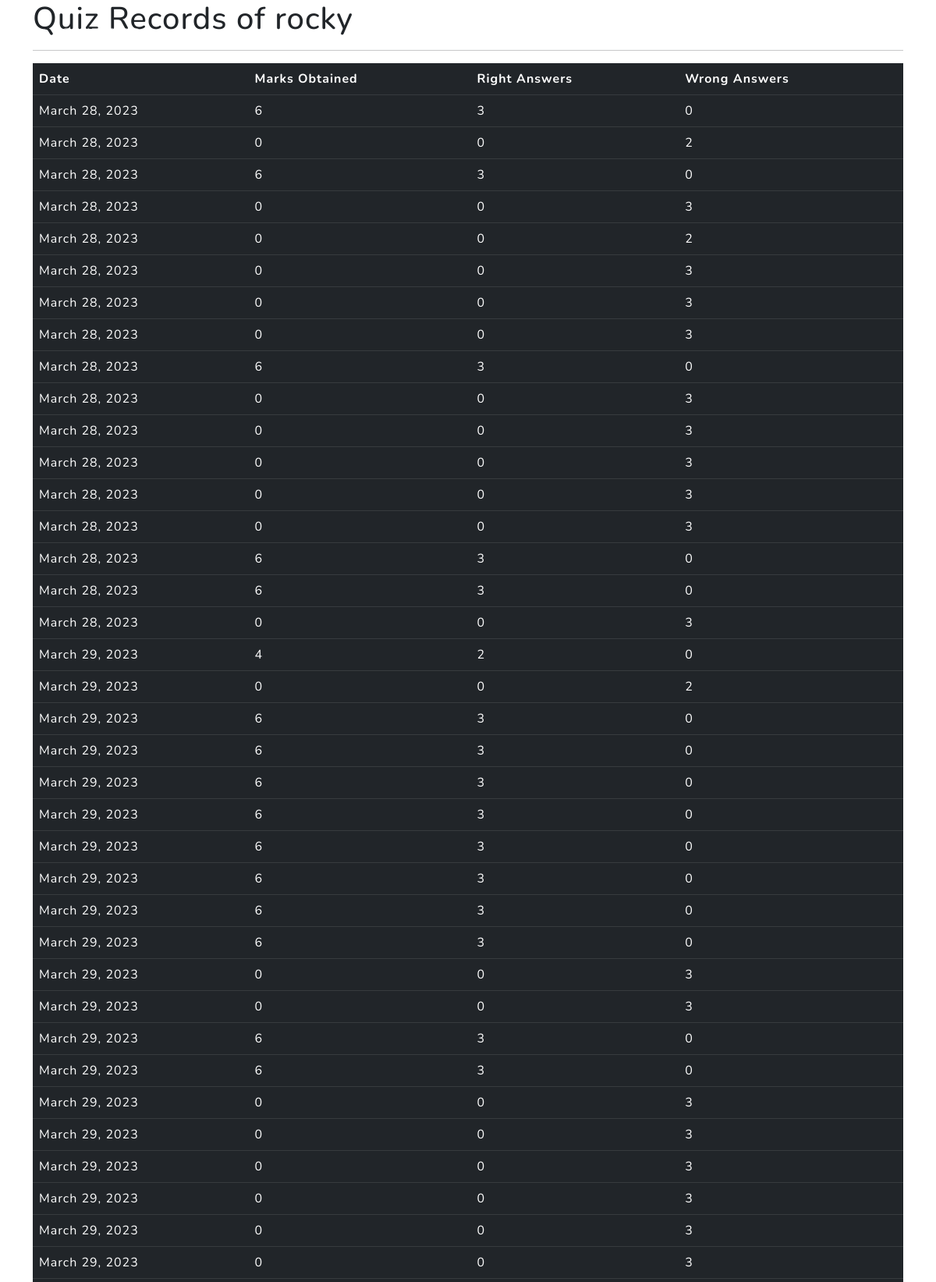
The page /web/quiz/record/ (signed in, upper part) on the database its author committed.
### quiz/models.py (models this page shows)
class QuizRecord(models.Model):
    marks_obtained=models.PositiveIntegerField()
    right_answer_count=models.PositiveIntegerField()
    wrong_answer_count=models.PositiveIntegerField()
    user=models.ForeignKey(User,on_delete=models.DO_NOTHING)
    date=models.DateField(auto_now_add=True)

### quizweb/views.py (the view)
# urls.py: path('quiz/record/',views.QuizRecordView.as_view(),name='quiz-record'),
@method_decorator(decs,name='dispatch')
class QuizRecordView(ListView):
    model=QuizRecord
    template_name='quiz-record.html'
    context_object_name='records'
    def get_queryset(self):
        return QuizRecord.objects.filter(user=self.request.user)

### quizweb/views.py (called while the page is built)
def signin_required(fn):
    def wrapper(request,*args,**kwargs):
        if not request.user.is_authenticated:
            return redirect('signin')
        else:
            return fn(request,*args,**kwargs)
    return wrapper

### quizweb/templates/quiz-record.html
{% extends 'base.html' %}
{% block body %}
<div class="container">
  <h1>Quiz Records of {{request.user}}</h1>
  <hr>
  <table class="table table-hover table-dark">
    <thead>
      <tr>
        <th>Date</th>
        <th>Marks Obtained</th>
        <th>Right Answers</th>
        <th>Wrong Answers</th>
      </tr>
    </thead>
    <tbody>
      {% for record in records %}
        <tr>
          <td>{{ record.date }}</td>
          <td>{{ record.marks_obtained }}</td>
          <td>{{ record.right_answer_count }}</td>
          <td>{{ record.wrong_answer_count }}</td>
        </tr>
      {% empty %}
        <tr>
          <td colspan="4" class="text-center">No records found.</td>
        </tr>
      {% endfor %}
    </tbody>
  </table>
</div>
{% endblock %}

### quizweb/templates/base.html (shortened to what this page needs)
<!DOCTYPE html>
{%load static%}
<html lang="en">
    <head>
        <link href="{%static 'css/styles.css' %}" rel="stylesheet" />
    </head>
    <body id="page-top">
        <nav class="navbar navbar-expand-lg navbar-light fixed-top" id="mainNav">
            <div class="container px-4 px-lg-5">
                <a class="navbar-brand" href="{%url 'home'%}">QUIZ APP</a>
                <div class="collapse navbar-collapse" id="navbarResponsive">
                    <ul class="navbar-nav ms-auto">
                        <li class="nav-item"><a class="nav-link" href="{%url 'quiz-record'%}">History</a></li>
                        <li class="nav-item"><a class="nav-link" href="{%url 'signout'%}">Sign Out</a></li>
                    </ul>
                </div>
            </div>
        </nav>
        {%block body%}
        {%endblock%}
    </body>
</html>

### rows shown on the page
QuizRecord: date "March 28, 2023", marks_obtained "6", right_answer_count "3", wrong_answer_count "0"
QuizRecord: date "March 28, 2023", marks_obtained "0", right_answer_count "0", wrong_answer_count "2"
QuizRecord: date "March 28, 2023", marks_obtained "6", right_answer_count "3", wrong_answer_count "0"
QuizRecord: date "March 28, 2023", marks_obtained "0", right_answer_count "0", wrong_answer_count "3"
QuizRecord: date "March 28, 2023", marks_obtained "0", right_answer_count "0", wrong_answer_count "2"
QuizRecord: date "March 28, 2023", marks_obtained "0", right_answer_count "0", wrong_answer_count "3"
QuizRecord: date "March 28, 2023", marks_obtained "0", right_answer_count "0", wrong_answer_count "3"
QuizRecord: date "March 28, 2023", marks_obtained "0", right_answer_count "0", wrong_answer_count "3"
QuizRecord: date "March 28, 2023", marks_obtained "6", right_answer_count "3", wrong_answer_count "0"
QuizRecord: date "March 28, 2023", marks_obtained "0", right_answer_count "0", wrong_answer_count "3"
QuizRecord: date "March 28, 2023", marks_obtained "0", right_answer_count "0", wrong_answer_count "3"
QuizRecord: date "March 28, 2023", marks_obtained "0", right_answer_count "0", wrong_answer_count "3"
QuizRecord: date "March 28, 2023", marks_obtained "0", right_answer_count "0", wrong_answer_count "3"
QuizRecord: date "March 28, 2023", marks_obtained "0", right_answer_count "0", wrong_answer_count "3"
QuizRecord: date "March 28, 2023", marks_obtained "6", right_answer_count "3", wrong_answer_count "0"
QuizRecord: date "March 28, 2023", marks_obtained "6", right_answer_count "3", wrong_answer_count "0"
QuizRecord: date "March 28, 2023", marks_obtained "0", right_answer_count "0", wrong_answer_count "3"
QuizRecord: date "March 29, 2023", marks_obtained "4", right_answer_count "2", wrong_answer_count "0"
QuizRecord: date "March 29, 2023", marks_obtained "0", right_answer_count "0", wrong_answer_count "2"
QuizRecord: date "March 29, 2023", marks_obtained "6", right_answer_count "3", wrong_answer_count "0"
QuizRecord: date "March 29, 2023", marks_obtained "6", right_answer_count "3", wrong_answer_count "0"
QuizRecord: date "March 29, 2023", marks_obtained "6", right_answer_count "3", wrong_answer_count "0"
QuizRecord: date "March 29, 2023", marks_obtained "6", right_answer_count "3", wrong_answer_count "0"
QuizRecord: date "March 29, 2023", marks_obtained "6", right_answer_count "3", wrong_answer_count "0"
QuizRecord: date "March 29, 2023", marks_obtained "6", right_answer_count "3", wrong_answer_count "0"
QuizRecord: date "March 29, 2023", marks_obtained "6", right_answer_count "3", wrong_answer_count "0"
QuizRecord: date "March 29, 2023", marks_obtained "6", right_answer_count "3", wrong_answer_count "0"
QuizRecord: date "March 29, 2023", marks_obtained "0", right_answer_count "0", wrong_answer_count "3"
QuizRecord: date "March 29, 2023", marks_obtained "0", right_answer_count "0", wrong_answer_count "3"
QuizRecord: date "March 29, 2023", marks_obtained "6", right_answer_count "3", wrong_answer_count "0"
QuizRecord: date "March 29, 2023", marks_obtained "6", right_answer_count "3", wrong_answer_count "0"
QuizRecord: date "March 29, 2023", marks_obtained "0", right_answer_count "0", wrong_answer_count "3"
QuizRecord: date "March 29, 2023", marks_obtained "0", right_answer_count "0", wrong_answer_count "3"
QuizRecord: date "March 29, 2023", marks_obtained "0", right_answer_count "0", wrong_answer_count "3"
QuizRecord: date "March 29, 2023", marks_obtained "0", right_answer_count "0", wrong_answer_count "3"
QuizRecord: date "March 29, 2023", marks_obtained "0", right_answer_count "0", wrong_answer_count "3"
QuizRecord: date "March 29, 2023", marks_obtained "0", right_answer_count "0", wrong_answer_count "3"
